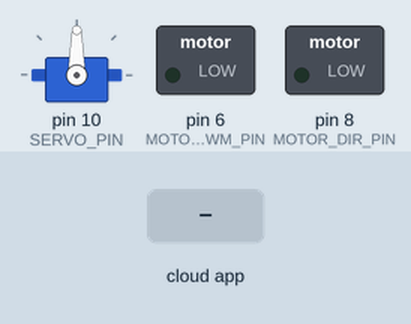
This sketch was run on a simulated Arduino Uno, built with avr-gcc and run on an emulated ATmega328P. Shown: servo, switched loads named in the sketch (green lamp = pin HIGH). The inputs (shaded band) are chosen by the test bench. The ROS host is connected and sends only what is stated.

Above: at 1.2 s.
1.3 s: the phone or cloud app sets linear.x to -100
At 1.7 s:
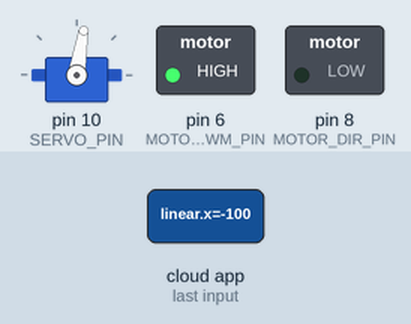
2.8 s: the phone or cloud app sets angular.z to -100
At 4.0 s:
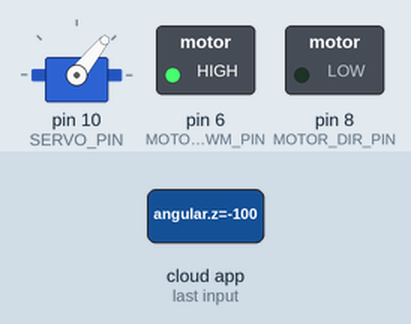
4.3 s: the phone or cloud app sets linear.x to 0
At 5.2 s:
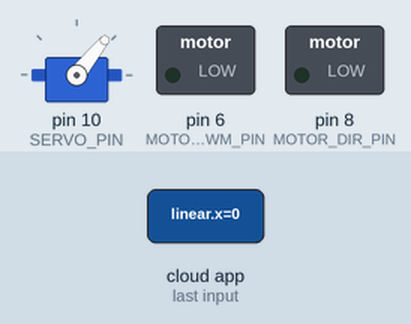
5.8 s: the phone or cloud app sets angular.z to 100
At 6.4 s:
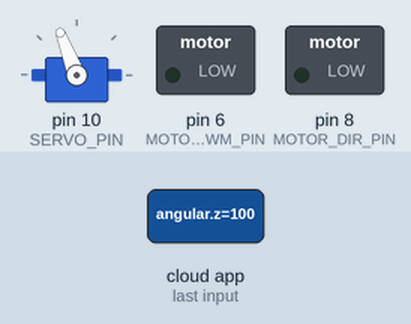
7.3 s: the phone or cloud app sets linear.x to 100
At 8.5 s:
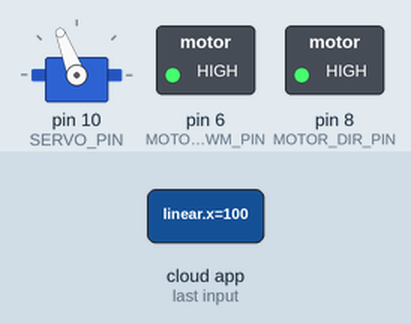
8.8 s: the phone or cloud app sets angular.z to 0
At 9.9 s:
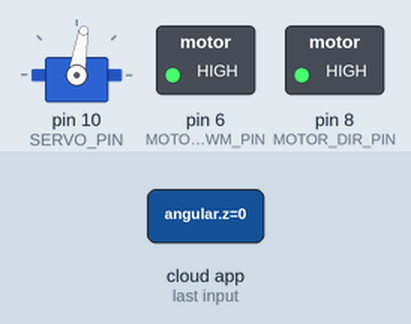
Timing chart, 0 to 11.3 s (numbered marks = the images above; inputs shaded):
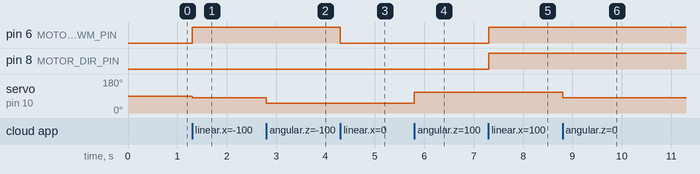

The sketch:

vcu.ino
```cpp
#include <Servo.h>
#include <ros.h>
#include <geometry_msgs/Twist.h>

/**
* 舵机库Servo冲突：
* attach 9 -> 10 pwm无法使用
* attach 10 -> 9 pwm无法使用
* attach 11 -> 9、10 pwm无法使用
*/

#define OFFSET -9
#define MAX_ANGLE 30
#define MAX_SPEED 255

#define SERVO_PIN 10
#define MOTOR_PWM_PIN 6
#define MOTOR_DIR_PIN 8

// 命令消息处理
void process(const geometry_msgs::Twist &msg);
// 控制转向
void ctl_steer(float angle);
// 控制电机
void ctl_motor(float speed);
// 转向角度映射
int map_angle(float angle);
// 电机速度映射
int map_speed(float speed);

// 变量
ros::NodeHandle nh;
ros::Subscriber<geometry_msgs::Twist> sub("/cmd_vel", process);
Servo my_servo;

void setup() {
  // put your setup code here, to run once:
  // pinMode(SERVO_PIN, OUTPUT);
  my_servo.attach(SERVO_PIN);
  pinMode(MOTOR_PWM_PIN, OUTPUT);
  pinMode(MOTOR_DIR_PIN, OUTPUT);

  nh.initNode();
  nh.subscribe(sub);
}

void loop() {
  // put your main code here, to run repeatedly:
  nh.spinOnce();
}

void process(const geometry_msgs::Twist &msg){
  float angle = msg.angular.z;
  float speed = msg.linear.x;
  ctl_steer(angle);
  ctl_motor(speed);
}

void ctl_steer(float angle){
  int out_angle = map_angle(angle);
  my_servo.write(out_angle);
}

void ctl_motor(float speed){
  int out_speed = map_speed(speed);
  int pwm = 0;
  int dir = 0;

  if(out_speed > 0){
    pwm = out_speed;
    dir = 1;
  }else if(out_speed < 0){
    pwm = -out_speed;
    dir = 0;
  }else{
    pwm = 0;
    dir = 0;
  }

  analogWrite(MOTOR_PWM_PIN, pwm);
  digitalWrite(MOTOR_DIR_PIN, dir);
}

int map_angle(float angle){
  // limit
  if(angle > 1)angle = 1;
  else if(angle < -1)angle = -1;

  return (int)(angle * MAX_ANGLE) + 90 + OFFSET;
}

int map_speed(float speed){
  // limit
  if(speed > 1)speed = 1;
  else if(speed < -1)speed = -1;

  return (int)(speed * MAX_SPEED);
}
```

Measured:
- after the input at 1.3 s, pin 6 (MOTOR_PWM_PIN): LOW → HIGH at once; servo on pin 10 (SERVO_PIN): 90° → 81° at once
- after the input at 2.8 s, servo on pin 10 (SERVO_PIN): 81° → 51° at once
- after the input at 4.3 s, pin 6 (MOTOR_PWM_PIN): HIGH → LOW at once
- after the input at 5.8 s, servo on pin 10 (SERVO_PIN): 51° → 111° at once
- after the input at 7.3 s, pin 6 (MOTOR_PWM_PIN), pin 8 (MOTOR_DIR_PIN): LOW → HIGH at once
- after the input at 8.8 s, servo on pin 10 (SERVO_PIN): 111° → 81° at once
